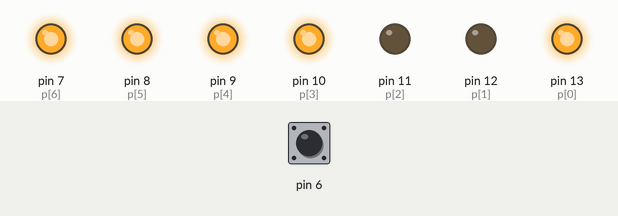
The sketch below on a simulated Arduino Uno, built with avr-gcc and run on an emulated ATmega328P. Parts: output pins drawn as LEDs (lit = HIGH). The test bench sets the inputs (shaded band); at power-on: pin 6 HIGH.

Above: at 1.2 s.
1.3 s: pin 6 pulled LOW for 1 s
At 2.7 s:
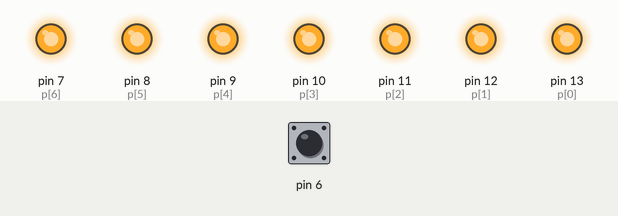
At 3.4 s:
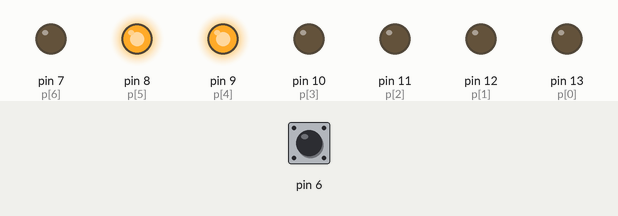
5.3 s: pin 6 pulled LOW for 3.2 s
At 9.8 s:
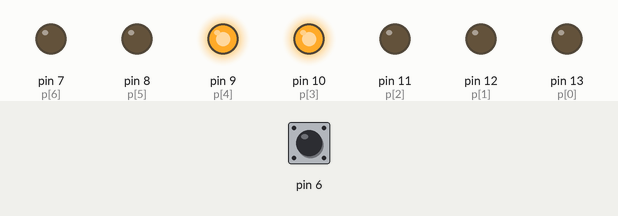
Timing chart, 0 to 26.5 s (numbered marks = the images above; inputs shaded):
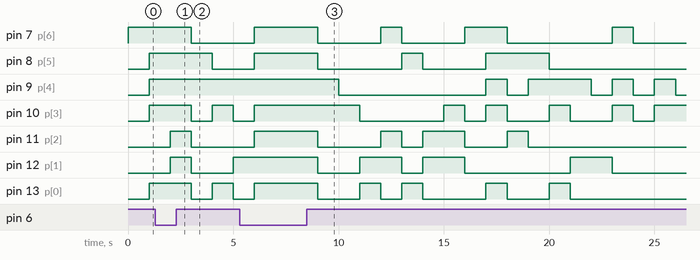

The sketch:

start_simulating1.ino
```cpp
// C++ code
//
byte bt, i, j, k, p[7]={13,12,11,10,9,8,7};
byte g[16][7]={
    {0,0,0,0,0,0,1},
    {1,0,0,1,1,1,1},
    {0,0,1,0,0,1,0},
    {0,0,0,0,1,1,0},
    {1,0,0,1,1,0,0},
    {0,1,0,0,1,0,0},
    {0,1,0,0,0,0,0},
    {0,0,0,1,1,0,1},
    {0,0,0,0,0,0,0},
    {0,0,0,1,1,0,0},
    {0,0,0,1,0,0,0},
    {1,1,0,0,0,0,0},
    {0,1,1,0,0,0,1},
    {1,0,0,0,0,1,0},
    {0,1,1,0,0,0,0},
    {0,1,1,1,0,0,0}
};
void setup()
{
  for(byte i=0;i<7;i++){
    pinMode(p[i],OUTPUT);
  }
  pinMode(6,INPUT_PULLUP);
}

void loop()
{
  for(byte i=0;i<16;i++)
  {
    for(byte j=0;j<7;j++)
    {

     if( digitalRead(6) == HIGH)
{
     digitalWrite(p[j] ,g[i][j] );
}
else
{
    digitalWrite(p[j] ,HIGH );
}

    }
      delay(1000);
  }
}
```

Measured:
- after the input at 1.3 s, pin 7 (p[6]): HIGH → LOW after 1.7 s instead of 0.70 s; pin 9 (p[4]): stays HIGH (without the input it goes to LOW after 0.70 s); pin 12 (p[1]): LOW → HIGH after 0.70 s instead of 3.7 s
